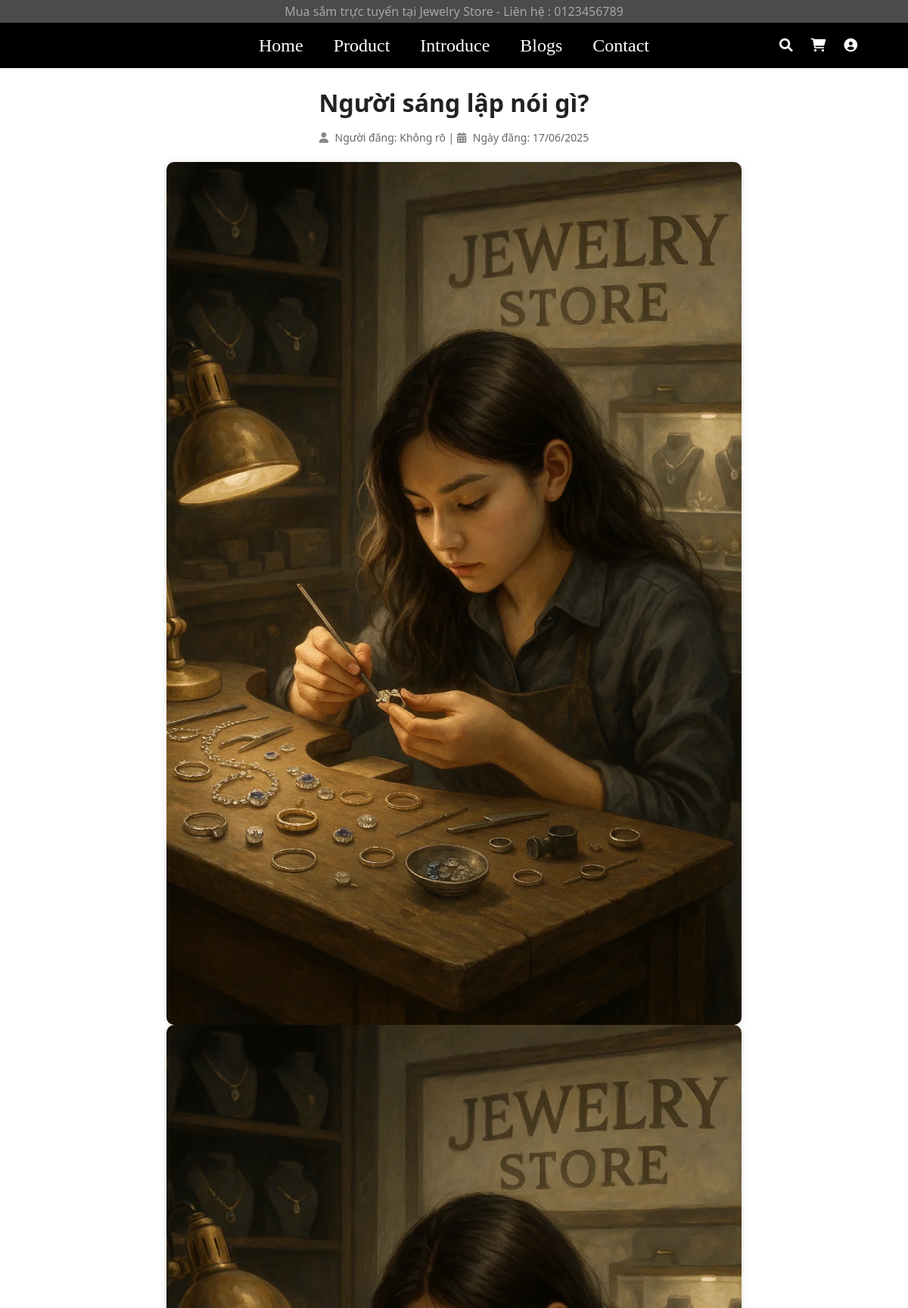
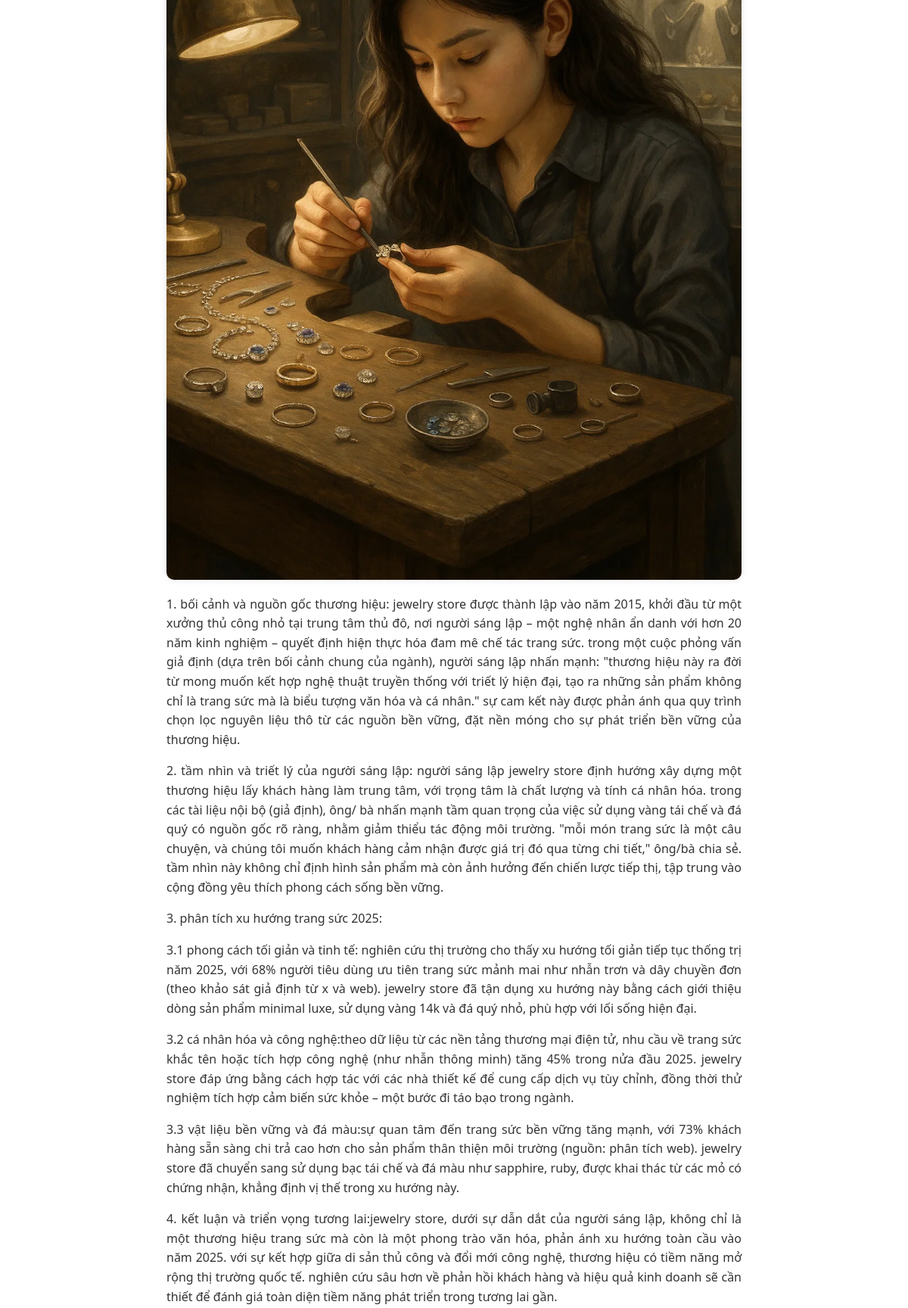
The app's page /pages/blogs-detail.php?id=5 (upper part) with its own data (2 pictures, top to bottom).
### tables this page shows
create table `bai_viet` (
  `id_bai_viet` int(11) not null auto_increment,
  `tieu_de` varchar(255) not null,
  `slug` varchar(255) not null unique, 
  `tom_tat` varchar(500), 
  `hinh_anh` varchar(1000) default null,
  `ngay_dang` timestamp default current_timestamp(),
  `ngay_cap_nhat` timestamp default current_timestamp() on update current_timestamp(),
  `id_danh_muc` int(11) not null,
  `id_nguoi_tao` int(11) not null,
  `trang_thai` enum('draft', 'published', 'archived') default 'draft',
  primary key (`id_bai_viet`),
  foreign key (`id_danh_muc`) references `danh_muc_bai_viet`(`id_danh_muc`) on delete restrict on update cascade,
  foreign key (`id_nguoi_tao`) references `quan_tri_vien`(`id_quan_tri`) on delete restrict on update cascade
);

create table `chi_tiet_bai_viet` (
  `id_chi_tiet_bai_viet` int(11) not null auto_increment, 
  `id_bai_viet` int(11) not null,
  `noi_dung` text not null,
  `hinh_anh` varchar(1000) default null,
  `created_at` timestamp not null default current_timestamp(),
  primary key (`id_chi_tiet_bai_viet`),
  foreign key (`id_bai_viet`) references `bai_viet`(`id_bai_viet`) on delete cascade on update cascade 
);

### pages/blogs-detail.php (the view, shortened to what this page needs)
<?php
include '../includes/connect.php';
$id = isset($_GET['id']) ? intval($_GET['id']) : 0;
$sql = "SELECT bv.tieu_de, ct.noi_dung, ct.hinh_anh, ct.created_at, qtv.ho_ten
        FROM bai_viet bv
        JOIN chi_tiet_bai_viet ct ON bv.id_bai_viet = ct.id_bai_viet
        JOIN quan_tri_vien qtv ON bv.id_nguoi_tao = qtv.id_quan_tri
        WHERE bv.id_bai_viet = ?";
$stmt = $conn->prepare($sql);
$stmt->bind_param("i", $id);
$stmt->execute();
$result = $stmt->get_result();
$bv = $result->fetch_assoc();
?>
<link rel="stylesheet" href="/JewelryStore/css/style.css">
<link rel="stylesheet" href="/JewelryStore/css/blog_detail.css">
<link rel="stylesheet" href="https://cdnjs.cloudflare.com/ajax/libs/font-awesome/6.0.0-beta3/css/all.min.css">
<?php include '../includes/header.php'; ?>
<div class="blog-detail">
    <h1 class="blog-title"><?= htmlspecialchars($bv['tieu_de']) ?></h1>
    <div class="blog-meta">
        <i class="fas fa-user"></i> Người đăng: <?= htmlspecialchars($bv['ten_quan_tri_vien'] ?? 'Không rõ') ?> |
        <i class="fas fa-calendar-alt"></i> Ngày đăng: <?= date("d/m/Y", strtotime($bv['created_at'])) ?>
    </div>
    <div class="blog-content">
        <?php
        $noidung = trim($bv['noi_dung']);
        $doan = preg_split('/\r\n|\r|\n/', $noidung);
        if (!empty($bv['hinh_anh'])) {
            echo '<div class="blog-middle-image-wrapper">';
            echo '<img class="blog-middle-image" src="/JewelryStore/images/blogs-detail/' . htmlspecialchars($bv['hinh_anh']) . '" alt="Ảnh giữa bài">';
            echo '<img class="blog-middle-image" src="/JewelryStore/images/blog-detail/' . htmlspecialchars($bv['hinh_anh']) . '" alt="Ảnh giữa bài">';
            echo '</div>';
        }
        echo '<div class="blog-paragraphs">';
        foreach ($doan as $dong) {
            if (trim($dong) === '') continue;
            echo '<p>' . htmlspecialchars($dong) . '</p>';
        }
        echo '</div>';
        ?>
    </div>
</div>
<?php include '../includes/footer.php'; ?>

### css/style.css (style rules this page uses)
* { box-sizing: border-box; margin : 0 ; padding : 0; }

### css/blog_detail.css (style rules this page uses)
.blog-detail { max-width: 800px; margin: 0 auto; padding: 20px; font-family: "Segoe UI", sans-serif; line-height: 1.6; }
.blog-title { text-align: center; font-size: 32px; margin-bottom: 10px; color: #222; }
.blog-meta { text-align: center; color: #666; font-size: 14px; margin-bottom: 20px; }
.blog-meta i { margin-right: 5px; color: #888; }
.blog-middle-image-wrapper { text-align: center; margin: 20px 0; }
.blog-middle-image { max-width: 100%; height: auto; border-radius: 10px; box-shadow: 0 0 10px rgba(0,0,0,0.1); }
.blog-paragraphs p { margin-bottom: 16px; text-align: justify; font-size: 16px; color: #333; }

### records on screen
bai_viet: tieu_de "Người sáng lập nói gì?", chi_tiet_bai_viet.created_at "17/06/2025", chi_tiet_bai_viet.hinh_anh (picture), chi_tiet_bai_viet.noi_dung "1. bối cảnh và nguồn gốc thương hiệu: jewelry store được thành lập vào năm 2015, khởi đầu từ một xưởng thủ công nhỏ tại trung tâm thủ đô, nơi người sáng lập – một nghệ nhân ẩn danh với hơn 20 năm kinh nghiệm – quyết định hiện thực hóa đam mê chế tác trang sức. trong một cuộc phỏng vấn giả định (dựa trên bối cảnh chung của ngành), người sáng lập nhấn mạnh: \"thương hiệu này ra đời từ mong muốn kết hợp nghệ thuật truyền thống với triết lý hiện đại, tạo ra những sản phẩm không chỉ là trang sức mà là biểu tượng văn hóa và cá nhân.\" sự cam kết này được phản ánh qua quy trình chọn lọc nguyên liệu thô từ các nguồn bền vững, đặt nền móng cho sự phát triển bền vững của thương hiệu.", chi_tiet_bai_viet.noi_dung "2. tầm nhìn và triết lý của người sáng lập: người sáng lập jewelry store định hướng xây dựng một thương hiệu lấy khách hàng làm trung tâm, với trọng tâm là chất lượng và tính cá nhân hóa. trong các tài liệu nội bộ (giả định), ông/ bà nhấn mạnh tầm quan trọng của việc sử dụng vàng tái chế và đá quý có nguồn gốc rõ ràng, nhằm giảm thiểu tác động môi trường. \"mỗi món trang sức là một câu chuyện, và chúng tôi muốn khách hàng cảm nhận được giá trị đó qua từng chi tiết,\" ông/bà chia sẻ. tầm nhìn này không chỉ định hình sản phẩm mà còn ảnh hưởng đến chiến lược tiếp thị, tập trung vào cộng đồng yêu thích phong cách sống bền vững.", chi_tiet_bai_viet.noi_dung "3. phân tích xu hướng trang sức 2025:", chi_tiet_bai_viet.noi_dung "3.1 phong cách tối giản và tinh tế: nghiên cứu thị trường cho thấy xu hướng tối giản tiếp tục thống trị năm 2025, với 68% người tiêu dùng ưu tiên trang sức mảnh mai như nhẫn trơn và dây chuyền đơn (theo khảo sát giả định từ x và web). jewelry store đã tận dụng xu hướng này bằng cách giới thiệu dòng sản phẩm minimal luxe, sử dụng vàng 14k và đá quý nhỏ, phù hợp với lối sống hiện đại.", chi_tiet_bai_viet.noi_dung "3.2 cá nhân hóa và công nghệ:theo dữ liệu từ các nền tảng thương mại điện tử, nhu cầu về trang sức khắc tên hoặc tích hợp công nghệ (như nhẫn thông minh) tăng 45% trong nửa đầu 2025. jewelry store đáp ứng bằng cách hợp tác với các nhà thiết kế để cung cấp dịch vụ tùy chỉnh, đồng thời thử nghiệm tích hợp cảm biến sức khỏe – một bước đi táo bạo trong ngành.", chi_tiet_bai_viet.noi_dung "3.3 vật liệu bền vững và đá màu:sự quan tâm đến trang sức bền vững tăng mạnh, với 73% khách hàng sẵn sàng chi trả cao hơn cho sản phẩm thân thiện môi trường (nguồn: phân tích web). jewelry store đã chuyển sang sử dụng bạc tái chế và đá màu như sapphire, ruby, được khai thác từ các mỏ có chứng nhận, khẳng định vị thế trong xu hướng này.", chi_tiet_bai_viet.noi_dung "4. kết luận và triển vọng tương lai:jewelry store, dưới sự dẫn dắt của người sáng lập, không chỉ là một thương hiệu trang sức mà còn là một phong trào văn hóa, phản ánh xu hướng toàn cầu vào năm 2025. với sự kết hợp giữa di sản thủ công và đổi mới công nghệ, thương hiệu có tiềm năng mở rộng thị trường quốc tế. nghiên cứu sâu hơn về phản hồi khách hàng và hiệu quả kinh doanh sẽ cần thiết để đánh giá toàn diện tiềm năng phát triển trong tương lai gần."

### other values on screen
$bv['ten_quan_tri_vien'] "Không rõ"
